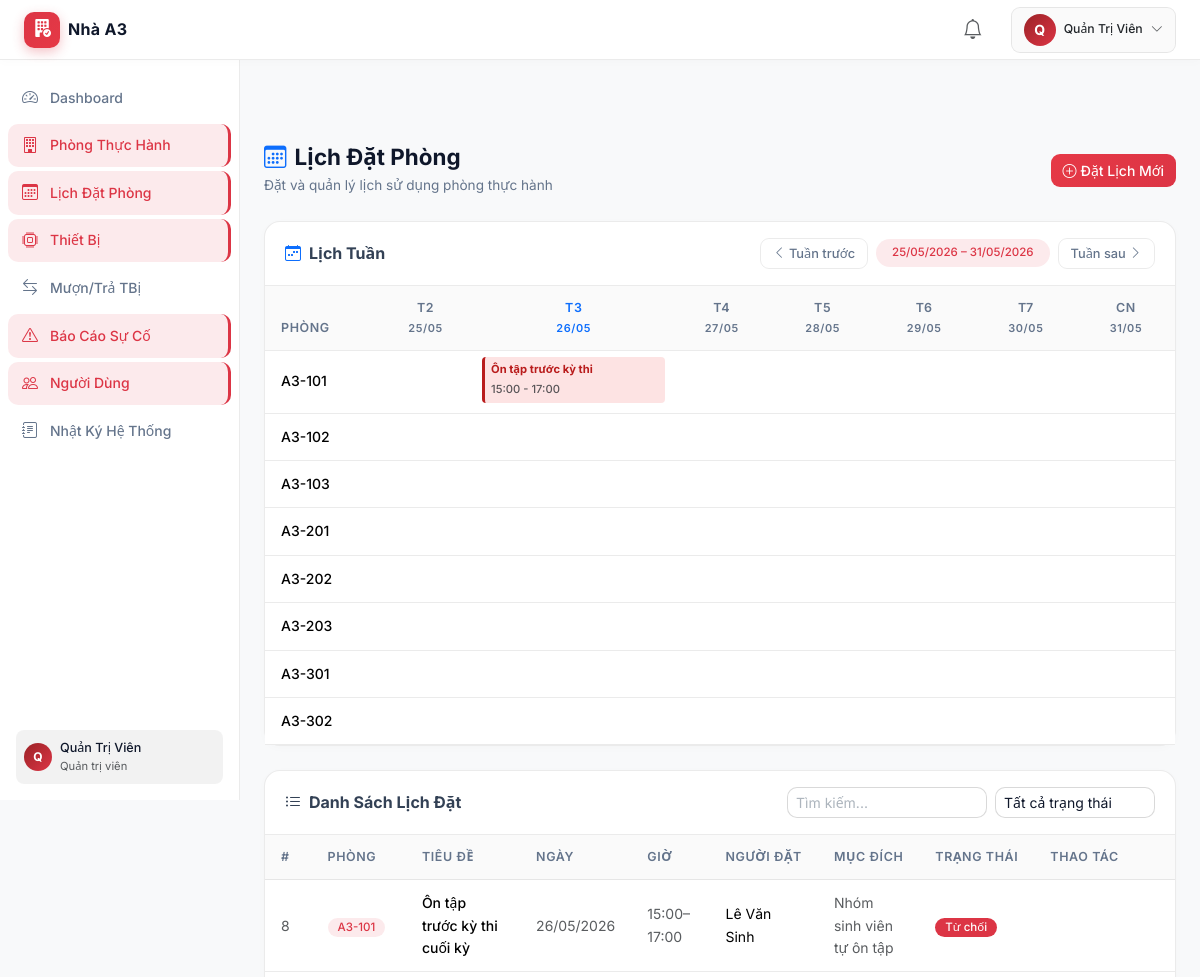
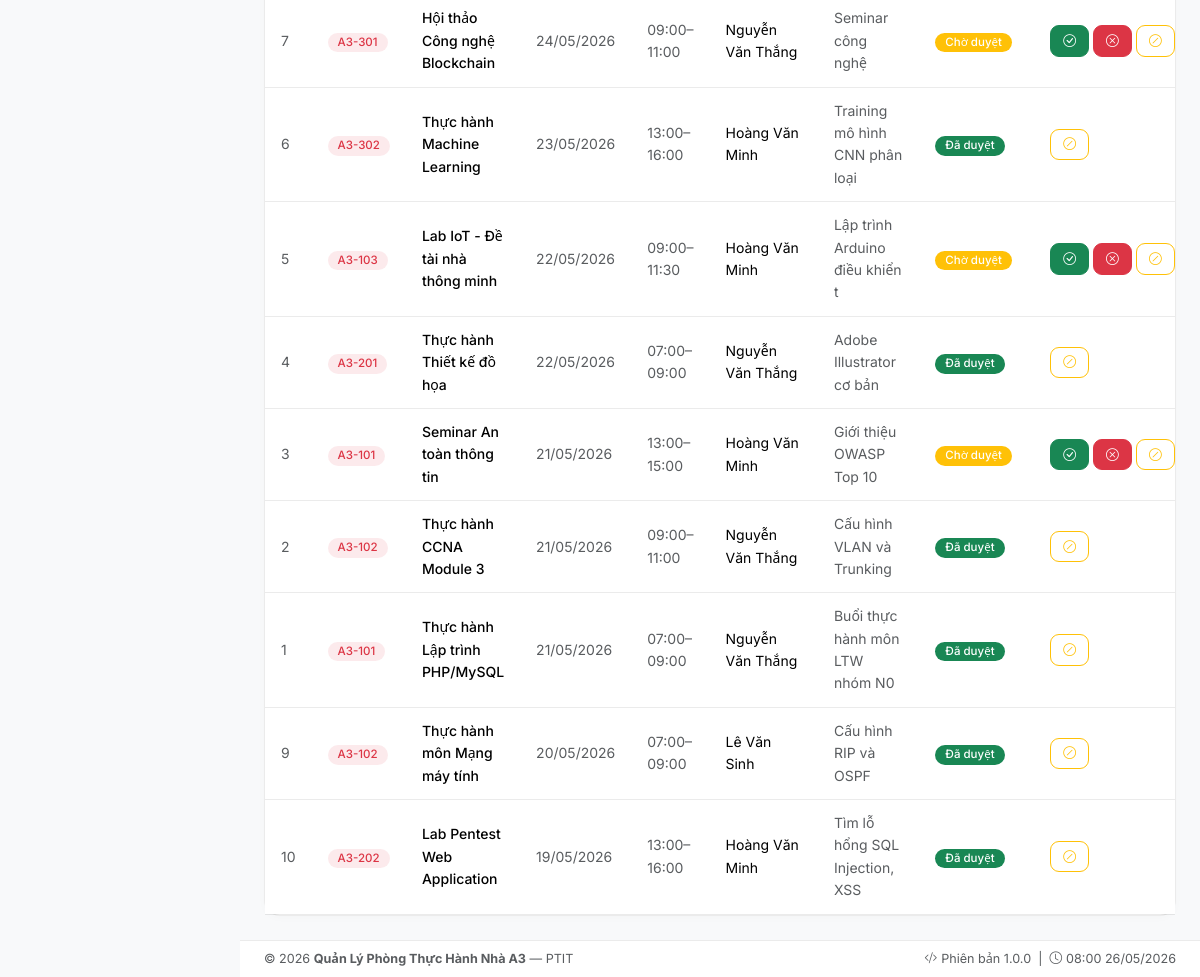
The app's page /views/schedules/index.php (signed in) with its own data (2 pictures, top to bottom).
### tables this page shows
CREATE TABLE `rooms` (
  `id`             INT UNSIGNED NOT NULL AUTO_INCREMENT,
  `room_code`      VARCHAR(20)  NOT NULL UNIQUE,
  `name`           VARCHAR(150) NOT NULL,
  `floor`          TINYINT UNSIGNED NOT NULL DEFAULT 1,
  `capacity`       SMALLINT UNSIGNED NOT NULL DEFAULT 0,
  `computer_count` SMALLINT UNSIGNED NOT NULL DEFAULT 0,
  `description`    TEXT         DEFAULT NULL,
  `image`          VARCHAR(255) DEFAULT NULL,
  `status`         ENUM('active','inactive') NOT NULL DEFAULT 'active',
  `created_at`     DATETIME     NOT NULL DEFAULT CURRENT_TIMESTAMP,
  PRIMARY KEY (`id`),
  INDEX `idx_room_code` (`room_code`),
  INDEX `idx_status`    (`status`)
);

CREATE TABLE `room_schedule` (
  `id`         INT UNSIGNED NOT NULL AUTO_INCREMENT,
  `room_id`    INT UNSIGNED NOT NULL,
  `user_id`    INT UNSIGNED NOT NULL,
  `title`      VARCHAR(200) NOT NULL,
  `date`       DATE         NOT NULL,
  `start_time` TIME         NOT NULL,
  `end_time`   TIME         NOT NULL,
  `purpose`    TEXT         DEFAULT NULL,
  `status`     ENUM('pending','approved','rejected','cancelled') NOT NULL DEFAULT 'pending',
  `admin_note` TEXT         DEFAULT NULL,
  `created_at` DATETIME     NOT NULL DEFAULT CURRENT_TIMESTAMP,
  PRIMARY KEY (`id`),
  INDEX `idx_room_date`   (`room_id`, `date`),
  INDEX `idx_user_id`     (`user_id`),
  INDEX `idx_status`      (`status`),
  INDEX `idx_date`        (`date`),
  CONSTRAINT `fk_schedule_room`
    FOREIGN KEY (`room_id`) REFERENCES `rooms`(`id`)
    ON DELETE CASCADE ON UPDATE CASCADE,
  CONSTRAINT `fk_schedule_user`
    FOREIGN KEY (`user_id`) REFERENCES `users`(`id`)
    ON DELETE CASCADE ON UPDATE CASCADE
);

CREATE TABLE `users` (
  `id`         INT UNSIGNED   NOT NULL AUTO_INCREMENT,
  `full_name`  VARCHAR(100)   NOT NULL,
  `email`      VARCHAR(150)   NOT NULL UNIQUE,
  `password`   VARCHAR(255)   NOT NULL,
  `role`       ENUM('admin','teacher','technician','student') NOT NULL DEFAULT 'student',
  `phone`      VARCHAR(20)    DEFAULT NULL,
  `status`     ENUM('active','inactive') NOT NULL DEFAULT 'active',
  `created_at` DATETIME       NOT NULL DEFAULT CURRENT_TIMESTAMP,
  PRIMARY KEY (`id`),
  INDEX `idx_email` (`email`),
  INDEX `idx_role`  (`role`)
);

### config/database.php (called while the page is built, shortened)
<?php
class Database {
    private static ?PDO $instance = null;
    public static function getInstance(): PDO {
        if (self::$instance === null) {
            $dsn = 'mysql:host=' . DB_HOST . ';dbname=' . DB_NAME . ';charset=' . DB_CHARSET;
            $options = [
                PDO::ATTR_ERRMODE            => PDO::ERRMODE_EXCEPTION,
                PDO::ATTR_DEFAULT_FETCH_MODE => PDO::FETCH_ASSOC,
                PDO::ATTR_EMULATE_PREPARES   => false,
            ];
            try {
                self::$instance = new PDO($dsn, DB_USER, DB_PASS, $options);
            } catch (PDOException $e) {
                die(json_encode([
                    'success' => false,
                    'message' => 'Kết nối CSDL thất bại: ' . $e->getMessage()
                ]));
            }
        }
        return self::$instance;
    }
    public static function getConnection(): PDO {
        return self::getInstance();
    }
}

### models/RoomModel.php (called while the page is built, shortened)
<?php
require_once __DIR__ . '/../config/database.php';
class RoomModel {
    private PDO $db;
    public function __construct() {
        $this->db = Database::getConnection();
    }
    public function getActiveRooms(): array {
        $stmt = $this->db->query("SELECT id, room_code, name FROM rooms WHERE status='active' ORDER BY room_code");
        return $stmt->fetchAll();
    }
}

### models/ScheduleModel.php (called while the page is built, shortened)
<?php
require_once __DIR__ . '/../config/database.php';
class ScheduleModel {
    private PDO $db;
    public function __construct() {
        $this->db = Database::getConnection();
    }
    public function getAll(int $limit = 50, int $offset = 0): array {
        $stmt = $this->db->prepare(
            "SELECT s.*, r.room_code, r.name AS room_name, u.full_name AS user_name, u.email
             FROM room_schedule s
             LEFT JOIN rooms r ON r.id = s.room_id
             LEFT JOIN users u ON u.id = s.user_id
             ORDER BY s.date DESC, s.start_time DESC LIMIT ? OFFSET ?"
        );
        $stmt->execute([$limit, $offset]);
        return $stmt->fetchAll();
    }
    public function count(): int {
        return (int) $this->db->query("SELECT COUNT(*) FROM room_schedule")->fetchColumn();
    }
    public function getByWeek(string $startDate, string $endDate): array {
        $stmt = $this->db->prepare(
            "SELECT s.*, r.room_code, r.name AS room_name, u.full_name AS user_name
             FROM room_schedule s
             LEFT JOIN rooms r ON r.id = s.room_id
             LEFT JOIN users u ON u.id = s.user_id
             WHERE s.date BETWEEN ? AND ?
             ORDER BY s.date ASC, s.start_time ASC"
        );
        $stmt->execute([$startDate, $endDate]);
        return $stmt->fetchAll();
    }
}

### controllers/ScheduleController.php (called while the page is built, shortened)
<?php
require_once __DIR__ . '/../models/ScheduleModel.php';
require_once __DIR__ . '/../config/helpers.php';
require_once __DIR__ . '/../config/database.php';
class ScheduleController {
    private ScheduleModel $model;
    public function __construct() {
        $this->model = new ScheduleModel();
    }
    public function index(): array {
        $page   = max(1, (int) ($_GET['page'] ?? 1));
        $limit  = 10;
        $offset = ($page - 1) * $limit;
        $schedules = hasRole('admin')
            ? $this->model->getAll($limit, $offset)
            : $this->model->getByUser($_SESSION['user_id']);
        return [
            'schedules' => $schedules,
            'total'     => $this->model->count(),
            'page'      => $page,
            'limit'     => $limit,
        ];
    }
}

### views/schedules/index.php (the view, shortened to what this page needs)
<?php
require_once __DIR__ . '/../../config/database.php';
require_once __DIR__ . '/../../config/helpers.php';
require_once __DIR__ . '/../../controllers/ScheduleController.php';
require_once __DIR__ . '/../../models/RoomModel.php';
require_once __DIR__ . '/../../models/ScheduleModel.php';
$ctrl       = new ScheduleController();
$roomModel  = new RoomModel();
$schedModel = new ScheduleModel();
$weekStart = $_GET['week'] ?? date('Y-m-d', strtotime('monday this week'));
$weekStart = date('Y-m-d', strtotime($weekStart));
$weekEnd   = date('Y-m-d', strtotime($weekStart . ' +6 days'));
$weekSchedules = $schedModel->getByWeek($weekStart, $weekEnd);
$data      = $ctrl->index();
$schedules = $data['schedules'];
$rooms = $roomModel->getActiveRooms();
require_once __DIR__ . '/../partials/header.php';
?>
<div class="d-flex flex-column min-vh-100">
<div class="app-wrapper">
<?php require_once __DIR__ . '/../partials/sidebar.php'; ?>
<div class="main-content">
  <div class="d-flex flex-wrap align-items-center justify-content-between gap-3 mb-4">
    <div>
      <h1 class="page-title mb-1"><i class="bi bi-calendar3 me-2 text-primary"></i>Lịch Đặt Phòng</h1>
      <p class="page-subtitle mb-0">Đặt và quản lý lịch sử dụng phòng thực hành</p>
    </div>
    <button class="btn btn-primary" data-bs-toggle="modal" data-bs-target="#createScheduleModal">
      <i class="bi bi-plus-circle me-1"></i>Đặt Lịch Mới
    </button>
  </div>
  <div class="app-card mb-4">
    <div class="card-header d-flex align-items-center justify-content-between flex-wrap gap-2">
      <h6 class="mb-0 fw-bold"><i class="bi bi-calendar-week me-2 text-primary"></i>Lịch Tuần</h6>
      <div class="d-flex align-items-center gap-2">
        <a href="?week=<?= date('Y-m-d', strtotime($weekStart . ' -7 days')) ?>" class="btn btn-sm btn-outline-secondary">
          <i class="bi bi-chevron-left"></i> Tuần trước
        </a>
        <span class="badge bg-primary-subtle text-primary px-3 py-2">
          <?= formatDate($weekStart) ?> – <?= formatDate($weekEnd) ?>
        </span>
        <a href="?week=<?= date('Y-m-d', strtotime($weekStart . ' +7 days')) ?>" class="btn btn-sm btn-outline-secondary">
          Tuần sau <i class="bi bi-chevron-right"></i>
        </a>
      </div>
    </div>
    <div class="card-body p-0">
      <?php
      $days = [];
      for ($i = 0; $i < 7; $i++) {
          $days[] = date('Y-m-d', strtotime($weekStart . " +$i days"));
      }
      $dayNames = ['T2','T3','T4','T5','T6','T7','CN'];
      $byDay = [];
      foreach ($weekSchedules as $ws) {
          $byDay[$ws['date']][] = $ws;
      }
      ?>
      <div class="table-responsive">
        <table class="table app-table mb-0" style="min-width:700px;">
          <thead><tr>
            <th style="width:110px;">Phòng</th>
            <?php foreach ($days as $i => $d): ?>
              <th class="text-center <?= $d===date('Y-m-d')?'text-primary':'' ?>">
                <?= $dayNames[$i] ?><br>
                <small><?= date('d/m', strtotime($d)) ?></small>
              </th>
            <?php endforeach; ?>
          </tr></thead>
          <tbody>
            <?php foreach ($rooms as $rm): ?>
              <tr>
                <td class="fw-medium"><?= htmlspecialchars($rm['room_code']) ?></td>
                <?php foreach ($days as $d): ?>
                  <td style="vertical-align:top;padding:6px;">
                    <?php
                    foreach ($byDay[$d] ?? [] as $ws) {
                        if ($ws['room_id'] != $rm['id']) continue;
                        $color = match($ws['status']) {
                            'approved' => 'rgba(34,197,94,0.15)',
                            'pending'  => 'rgba(245,158,11,0.15)',
                            'rejected' => 'rgba(239,68,68,0.15)',
                            default    => 'rgba(100,116,139,0.15)',
                        };
                        $textColor = match($ws['status']) {
                            'approved' => '#15803d',
                            'pending'  => '#b45309',
                            'rejected' => '#b91c1c',
                            default    => '#475569',
                        };
                        echo '<div style="background:'.$color.';border-left: 3px solid '.$textColor.';border-radius:4px;padding:4px 6px;margin-bottom:4px;font-size:0.7rem;">';
                        echo '<strong style="color:'.$textColor.';display:block;margin-bottom:2px;">'.htmlspecialchars(mb_substr($ws['title'],0,20)).'</strong>';
                        echo '<span class="text-muted" style="font-weight:500;">'.substr($ws['start_time'],0,5).' - '.substr($ws['end_time'],0,5).'</span>';
                        echo '</div>';
                    }
                    ?>
                  </td>
                <?php endforeach; ?>
              </tr>
            <?php endforeach; ?>
          </tbody>
        </table>
      </div>
    </div>
  </div>
  <div class="app-card">
    <div class="card-header d-flex align-items-center justify-content-between flex-wrap gap-2">
      <h6 class="mb-0 fw-bold"><i class="bi bi-list-ul me-2"></i>Danh Sách Lịch Đặt</h6>
      <div class="d-flex gap-2">
        <input type="text" id="tableSearch" class="form-control form-control-sm" placeholder="Tìm kiếm..." style="width:200px;">
        <select id="statusFilter" class="form-select form-select-sm" style="width:160px;">
          <option value="">Tất cả trạng thái</option>
        </select>
      </div>
    </div>
    <div class="card-body p-0">
      <div class="table-responsive">
        <table class="table app-table mb-0">
          <thead><tr>
            <th>#</th><th>Phòng</th><th>Tiêu đề</th><th>Ngày</th><th>Giờ</th>
            <th>Người đặt</th><th>Mục đích</th><th>Trạng thái</th><th>Thao tác</th>
          </tr></thead>
          <tbody>
            <?php if (empty($schedules)): ?>
              <tr><td colspan="9" class="text-center text-muted py-4">Chưa có lịch đặt phòng nào.</td></tr>
            <?php else: ?>
              <?php foreach ($schedules as $s): ?>
                <tr data-status="<?= $s['status'] ?>">
                  <td class="text-muted small"><?= $s['id'] ?></td>
                  <td><span class="badge" style="background:rgba(59,130,246,0.15);color:#60a5fa;"><?= htmlspecialchars($s['room_code']) ?></span></td>
                  <td class="fw-medium"><?= htmlspecialchars($s['title']) ?></td>
                  <td class="text-muted small"><?= formatDate($s['date']) ?></td>
                  <td class="text-muted small"><?= substr($s['start_time'],0,5) ?>–<?= substr($s['end_time'],0,5) ?></td>
                  <td><?= htmlspecialchars($s['user_name']) ?></td>
                  <td class="text-muted small"><?= htmlspecialchars(mb_substr($s['purpose'],0,30)) ?></td>
                  <td><?= statusBadge($s['status']) ?></td>
                  <td>
                    <div class="d-flex gap-1">
                      <?php if (hasRole('admin') && $s['status'] === 'pending'): ?>
                        <form method="POST" action="?action=approve&id=<?= $s['id'] ?>" class="d-inline">
                          <button type="submit" class="btn btn-sm btn-success" title="Phê duyệt" data-bs-toggle="tooltip" data-bs-title="Phê duyệt">
                            <i class="bi bi-check-circle"></i>
                          </button>
                        </form>
                        <form method="POST" action="?action=reject&id=<?= $s['id'] ?>" class="d-inline">
                          <button type="submit" class="btn btn-sm btn-danger" title="Từ chối">
                            <i class="bi bi-x-circle"></i>
                          </button>
                        </form>
                      <?php endif; ?>
                      <?php if (($s['user_id'] == $_SESSION['user_id'] || hasRole('admin'))
                             && in_array($s['status'], ['pending','approved'])): ?>
                        <form method="POST" action="?action=cancel&id=<?= $s['id'] ?>" class="d-inline">
                          <button type="submit" class="btn btn-sm btn-outline-warning"
                                  data-confirm="Hủy lịch đặt này?">
                            <i class="bi bi-slash-circle"></i>
                          </button>
                        </form>
                      <?php endif; ?>
                    </div>
                  </td>
                </tr>
              <?php endforeach; ?>
            <?php endif; ?>
          </tbody>
        </table>
      </div>
    </div>
  </div>
</div>
<?php require_once __DIR__ . '/../partials/footer.php'; ?>

### config/helpers.php (shortened to what this page needs)
<?php
function getUserRole(): string {
    return $_SESSION['role'] ?? '';
}
function hasRole(string|array $roles): bool {
    $currentRole = getUserRole();
    return $currentRole === $roles;
}
function formatDate(string $date, string $format = 'd/m/Y'): string {
    return date($format, strtotime($date));
}
function statusBadge(string $status): string {
    $map = [
        'pending'   => ['warning', 'Chờ duyệt'],
        'approved'  => ['success', 'Đã duyệt'],
        'rejected'  => ['danger',  'Từ chối'],
        'cancelled' => ['secondary','Đã hủy'],
        'active'    => ['success', 'Hoạt động'],
        'inactive'  => ['danger',  'Không hoạt động'],
        'available' => ['success', 'Sẵn sàng'],
        'borrowed'  => ['warning', 'Đang mượn'],
        'broken'    => ['danger',  'Hỏng hóc'],
        'open'      => ['danger',  'Mới tạo'],
        'processing'=> ['info',    'Đang xử lý'],
        'resolved'  => ['success', 'Đã xử lý'],
    ];
    $cfg = $map[$status] ?? ['secondary', $status];
    return "<span class=\"badge bg-{$cfg[0]}\">{$cfg[1]}</span>";
}

### records on screen
rooms: room_code "A3-101"
room_schedule: title "Ôn tập trước kỳ thi", start_time "15:00", end_time "17:00", id "8", room.room_code "A3-101", title "Ôn tập trước kỳ thi cuối kỳ", date "26/05/2026", user.full_name "Lê Văn Sinh", purpose "Nhóm sinh viên tự ôn tập", status "Từ chối"
rooms: room_code "A3-102"
rooms: room_code "A3-103"
rooms: room_code "A3-201"
rooms: room_code "A3-202"
rooms: room_code "A3-203"
rooms: room_code "A3-301"
rooms: room_code "A3-302"
room_schedule: id "7", room.room_code "A3-301", title "Hội thảo Công nghệ Blockchain", date "24/05/2026", start_time "09:00", end_time "11:00", user.full_name "Nguyễn Văn Thắng", purpose "Seminar công nghệ", status "Chờ duyệt"
room_schedule: id "6", room.room_code "A3-302", title "Thực hành Machine Learning", date "23/05/2026", start_time "13:00", end_time "16:00", user.full_name "Hoàng Văn Minh", purpose "Training mô hình CNN phân loại", status "Đã duyệt"
room_schedule: id "5", room.room_code "A3-103", title "Lab IoT - Đề tài nhà thông minh", date "22/05/2026", start_time "09:00", end_time "11:30", user.full_name "Hoàng Văn Minh", purpose "Lập trình Arduino điều khiển t", status "Chờ duyệt"
room_schedule: id "4", room.room_code "A3-201", title "Thực hành Thiết kế đồ họa", date "22/05/2026", start_time "07:00", end_time "09:00", user.full_name "Nguyễn Văn Thắng", purpose "Adobe Illustrator cơ bản", status "Đã duyệt"
room_schedule: id "3", room.room_code "A3-101", title "Seminar An toàn thông tin", date "21/05/2026", start_time "13:00", end_time "15:00", user.full_name "Hoàng Văn Minh", purpose "Giới thiệu OWASP Top 10", status "Chờ duyệt"
room_schedule: id "2", room.room_code "A3-102", title "Thực hành CCNA Module 3", date "21/05/2026", start_time "09:00", end_time "11:00", user.full_name "Nguyễn Văn Thắng", purpose "Cấu hình VLAN và Trunking", status "Đã duyệt"
room_schedule: id "1", room.room_code "A3-101", title "Thực hành Lập trình PHP/MySQL", date "21/05/2026", start_time "07:00", end_time "09:00", user.full_name "Nguyễn Văn Thắng", purpose "Buổi thực hành môn LTW nhóm N0", status "Đã duyệt"
room_schedule: id "9", room.room_code "A3-102", title "Thực hành môn Mạng máy tính", date "20/05/2026", start_time "07:00", end_time "09:00", user.full_name "Lê Văn Sinh", purpose "Cấu hình RIP và OSPF", status "Đã duyệt"
room_schedule: id "10", room.room_code "A3-202", title "Lab Pentest Web Application", date "19/05/2026", start_time "13:00", end_time "16:00", user.full_name "Hoàng Văn Minh", purpose "Tìm lỗ hổng SQL Injection, XSS", status "Đã duyệt"

### other values on screen
substr($_SESSION['user_name'] ?? 'U', 0, 1) "Q"
$_SESSION['user_name'] "Quản Trị Viên"
$item['label'] "Dashboard"
$item['label'] "Phòng Thực Hành"
$item['label'] "Lịch Đặt Phòng"
$item['label'] "Thiết Bị"
$item['label'] "Mượn/Trả TBị"
$item['label'] "Báo Cáo Sự Cố"
$item['label'] "Người Dùng"
$item['label'] "Nhật Ký Hệ Thống"
substr($_SESSION['user_name']??'U',0,1) "Q"
getRoleLabel($role) "Quản trị viên"
formatDate($weekStart) "25/05/2026"
formatDate($weekEnd) "31/05/2026"
$dayNames[$i] "T2"
